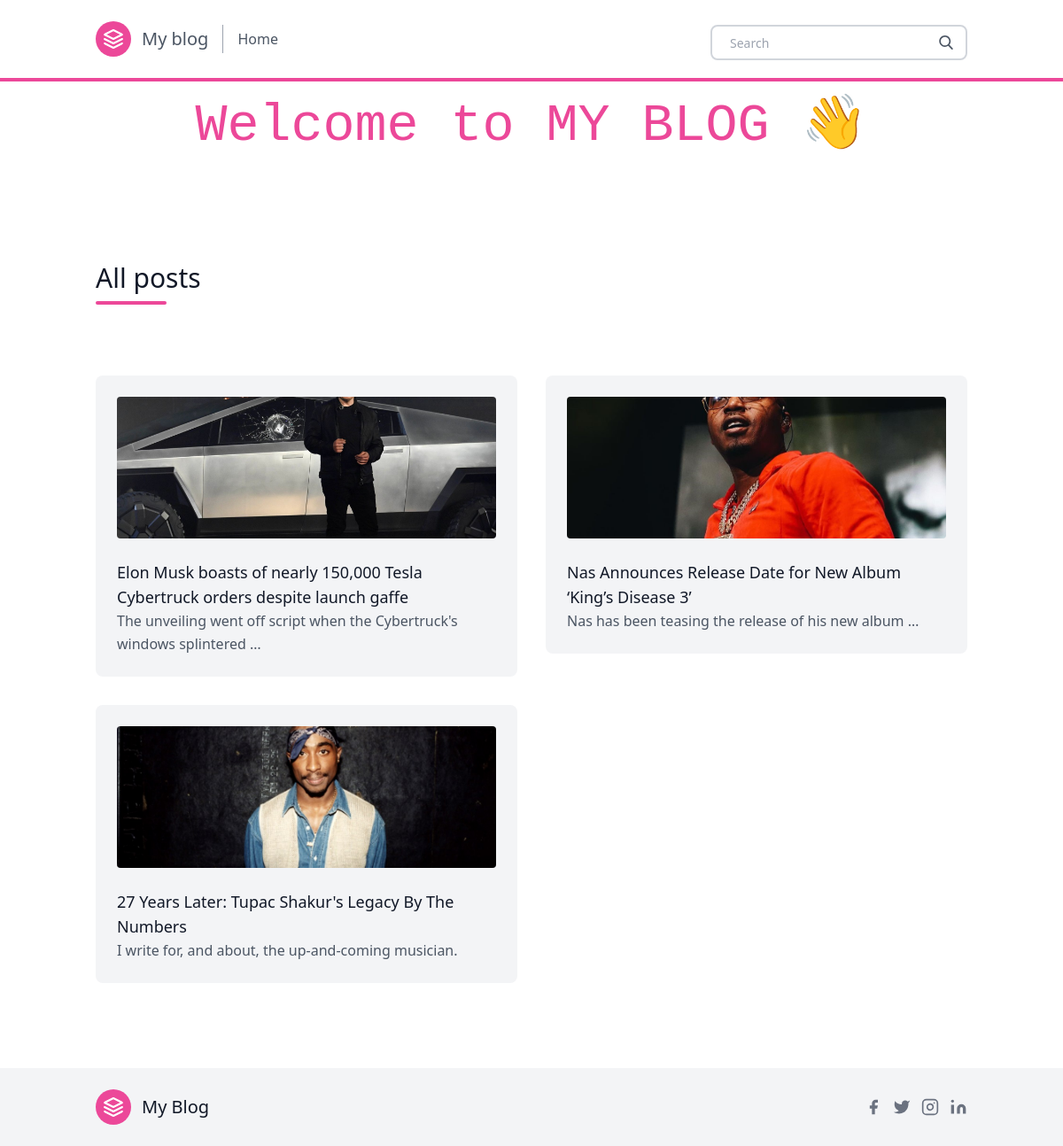
The page / on the database its author committed.
### posts/models.py (models this page shows, shortened)
class Post(models.Model):
    title = models.CharField(max_length=100)
    slug = models.SlugField()
    overview = models.TextField()
    timestamp = models.DateTimeField(auto_now_add=True)
    content = models.TextField()
    author = models.ForeignKey(Author, on_delete=models.CASCADE)
    thumbnail = models.ImageField()
    categories = models.ManyToManyField(Category)
    featured = models.BooleanField()

### posts/views.py (the view)
# urls.py: path('', views.allposts, name = 'allposts'),
def allposts(request):
    posts = Post.objects.order_by('-timestamp')
    context = {
        'posts': posts,
    }
    return render(request, 'all_posts.html', context)

### posts/templates/all_posts.html (shortened to what this page needs)
{% extends 'base.html' %}
{% block content %}
    <div class="w-full bg-cover bg-center" >
        <div class="py-5 flex items-center justify-center h-full w-full">
            <h1 class="mb-2 font-mono text-4xl text-pink-500 md:text-6xl">
                Welcome to MY BLOG 👋
            </h1>
        </div>
    </div>
    <section class="text-gray-600 body-font">
        <div class="container px-5 py-24 mx-auto">
            <div class="flex flex-wrap w-full mb-20">
              <div class="lg:w-1/2 w-full mb-6 lg:mb-0">
                <h1 class="sm:text-3xl text-2xl font-medium title-font mb-2 text-gray-900">
                  All posts </h1>
                <div class="h-1 w-20 bg-pink-500 rounded"></div>
              </div>
            </div>
            <div class="flex flex-wrap -m-4">
                {% for post in posts %}
                  <div class="xl:w-1/4 md:w-1/2 p-4">
                      <div class="bg-gray-100 p-6 rounded-lg">
                          <img class="h-40 rounded w-full object-cover object-center mb-6" src="{{ post.thumbnail.url }}" alt="content">
                          <a href="{% url 'post' post.slug %}" h2 class="text-lg text-gray-900 font-medium title-font mb-4">
                              {{ post.title }}
                          </a>
                          <p class="leading-relaxed text-base">
                              {{ post.overview|truncatewords:10 }}
                          </p>
                      </div>
                  </div>
                {% endfor %}
            </div>
        </div>
    </section>
{% endblock content %}

### posts/templates/base.html (shortened to what this page needs)
{% load static %}
<!doctype html>
<html>
  <head>
  <script src="https://cdn.tailwindcss.com"></script>
  </head>
  <body>
    {% include "navbar.html" %}
    {% block content %}
    {% endblock content %}
    {% include "footer.html" %}
  </body>
</html>

### posts/templates/navbar.html (shortened to what this page needs)
<header class="border-b-4 border-pink-500 text-gray-600 body-font">
    <div class="container mx-auto flex flex-wrap p-5 flex-col md:flex-row items-center">
        <a class="flex title-font font-medium items-center text-gray-900 mb-4 md:mb-0">
            <svg xmlns="http://www.w3.org/2000/svg" fill="none" stroke="currentColor" stroke-linecap="round" stroke-linejoin="round" stroke-width="2" class="w-10 h-10 text-white p-2 bg-pink-500 rounded-full" viewBox="0 0 24 24">
                <path d="M12 2L2 7l10 5 10-5-10-5zM2 17l10 5 10-5M2 12l10 5 10-5"></path>
            </svg>
            <a href="{% url 'allposts' %}" class="ml-3 text-xl">
                My blog
            </a>
        </a>
        <nav class="md:mr-auto md:ml-4 md:py-1 md:pl-4 md:border-l md:border-gray-400 flex flex-wrap items-center text-base justify-center">
            <a href="{% url 'allposts' %}" class="mr-5 hover:text-gray-900 rounded-lg hover:bg-pink-200 inline-flex items-center">
                Home
            </a>
        </nav>
        <form action ="{% url 'search' %}" class ="search-form">
            <div class="pt-2 relative mx-auto text-gray-600">
                <input class="border-2 border-gray-300 bg-white h-10 px-5 pr-16 rounded-lg text-sm focus:outline-none"
                type="text" name="q" placeholder="Search">
                <button type="submit" class="absolute right-0 top-0 mt-5 mr-4">
                </button>
            </div>
        </form>
    </div>
</header>

### posts/templates/footer.html (shortened to what this page needs)
    <div class="bg-gray-100">
        <div class="container px-5 py-6 mx-auto flex items-center sm:flex-row flex-col">
            <a class="flex title-font font-medium items-center md:justify-start justify-center text-gray-900">
                <svg xmlns="http://www.w3.org/2000/svg" fill="none" stroke="currentColor" stroke-linecap="round" stroke-linejoin="round" stroke-width="2" class="w-10 h-10 text-white p-2 bg-pink-500 rounded-full" viewBox="0 0 24 24">
                  <path d="M12 2L2 7l10 5 10-5-10-5zM2 17l10 5 10-5M2 12l10 5 10-5"></path>
                </svg>
                <span class="ml-3 text-xl">My Blog</span>
            </a>
            <span class="inline-flex sm:ml-auto sm:mt-0 mt-4 justify-center sm:justify-start">
                <button class="text-gray-500">
                    <svg fill="currentColor" stroke-linecap="round" stroke-linejoin="round" stroke-width="2" class="w-5 h-5" viewBox="0 0 24 24">
                        <path d="M18 2h-3a5 5 0 00-5 5v3H7v4h3v8h4v-8h3l1-4h-4V7a1 1 0 011-1h3z"></path>
                    </svg>
                </button>
                <button class="ml-3 text-gray-500">
                    <svg fill="currentColor" stroke-linecap="round" stroke-linejoin="round" stroke-width="2" class="w-5 h-5" viewBox="0 0 24 24">
                        <path d="M23 3a10.9 10.9 0 01-3.14 1.53 4.48 4.48 0 00-7.86 3v1A10.66 10.66 0 013 4s-4 9 5 13a11.64 11.64 0 01-7 2c9 5 20 0 20-11.5a4.5 4.5 0 00-.08-.83A7.72 7.72 0 0023 3z"></path>
                    </svg>
                </button>
                <button class="ml-3 text-gray-500">
                    <svg fill="none" stroke="currentColor" stroke-linecap="round" stroke-linejoin="round" stroke-width="2" class="w-5 h-5" viewBox="0 0 24 24">
                        <rect width="20" height="20" x="2" y="2" rx="5" ry="5"></rect>
                        <path d="M16 11.37A4 4 0 1112.63 8 4 4 0 0116 11.37zm1.5-4.87h.01"></path>
                    </svg>
                </button>
                <button class="ml-3 text-gray-500">
                    <svg fill="currentColor" stroke="currentColor" stroke-linecap="round" stroke-linejoin="round" stroke-width="0" class="w-5 h-5" viewBox="0 0 24 24">
                        <path stroke="none" d="M16 8a6 6 0 016 6v7h-4v-7a2 2 0 00-2-2 2 2 0 00-2 2v7h-4v-7a6 6 0 016-6zM2 9h4v12H2z"></path>
                        <circle cx="4" cy="4" r="2" stroke="none"></circle>
                    </svg>
                </button>
            </span>
        </div>
    </div>

### rows shown on the page
Post: thumbnail (picture), title "Elon Musk boasts of nearly 150,000 Tesla Cybertruck orders despite launch gaffe", overview "The unveiling went off script when the Cybertruck's windows splintered …"
Post: thumbnail (picture), title "Nas Announces Release Date for New Album ‘King’s Disease 3’", overview "Nas has been teasing the release of his new album …"
Post: thumbnail (picture), title "27 Years Later: Tupac Shakur's Legacy By The Numbers", overview "I write for, and about, the up-and-coming musician."
